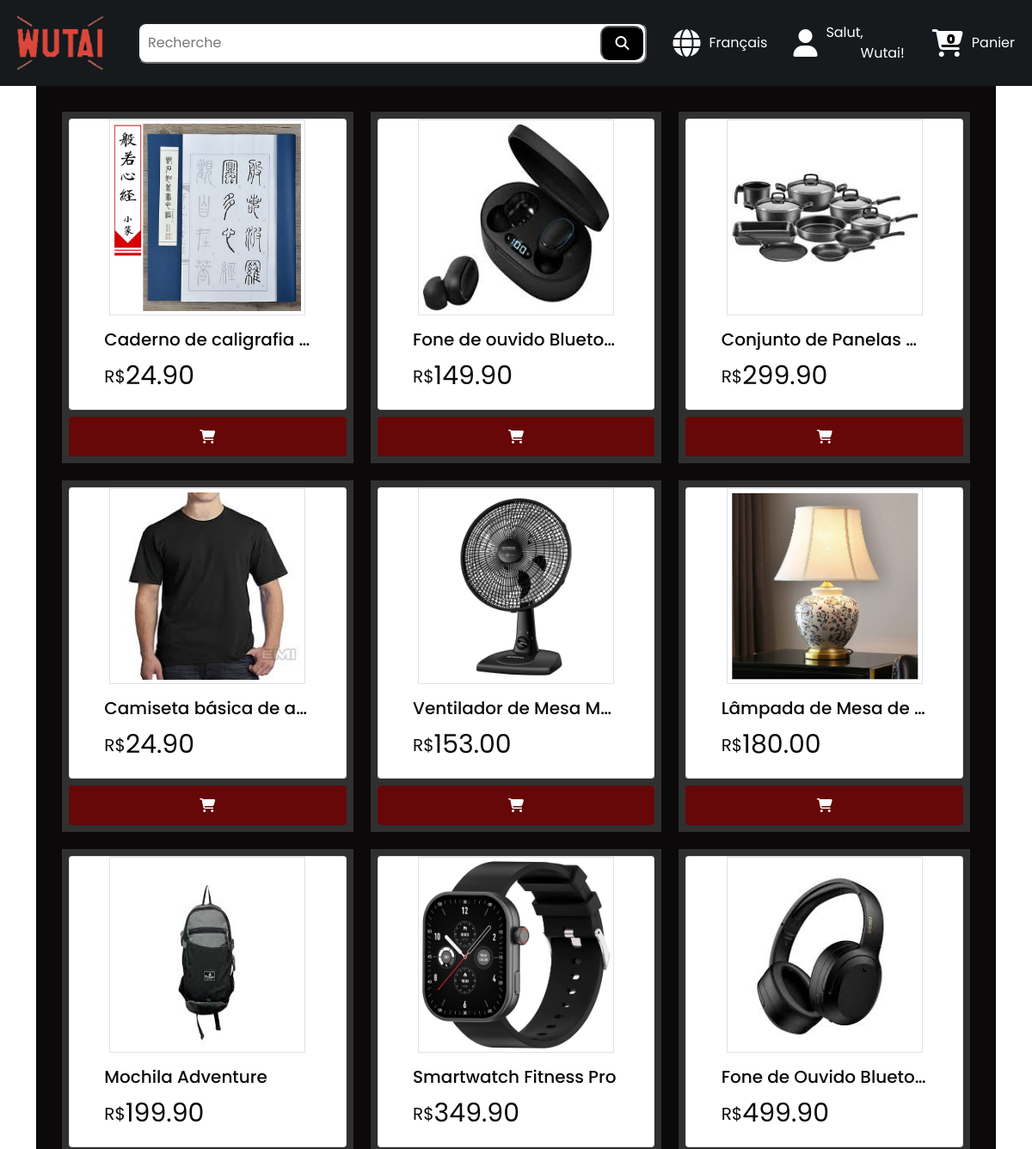
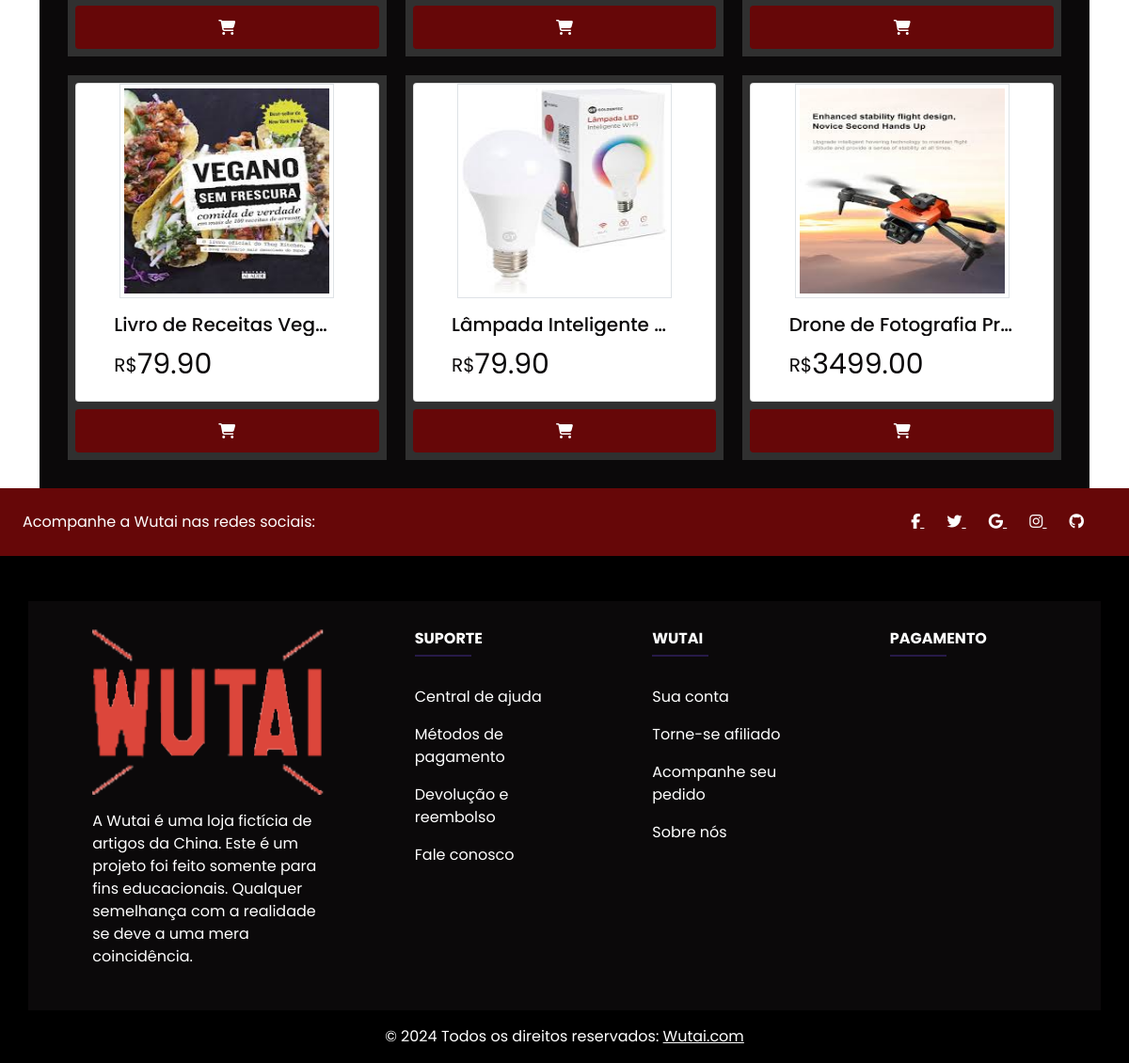
/website/products/searchBar.php (signed in), run on the app's committed database (2 pictures, top to bottom).
### tables this page shows
CREATE TABLE IF NOT EXISTS `product` (
  `idProduct` bigint NOT NULL AUTO_INCREMENT,
  `productName` varchar(100) NOT NULL,
  `category` varchar(60) NOT NULL,
  `quantity` int NOT NULL,
  `productDescription` varchar(1000) NOT NULL,
  `productImage` varchar(255) NOT NULL,
  `price` decimal(10,2) NOT NULL,
  `deliver` varchar(60) NOT NULL,
  `idSeller` bigint DEFAULT NULL,
  PRIMARY KEY (`idProduct`),
  KEY `fkIdSeller` (`idSeller`)
);

### website/products/searchBar.php (the view, shortened to what this page needs)
<?php
extract($_POST);
?>
<!DOCTYPE html>
<html lang="pt-BR">
<head>
    <link rel="stylesheet" href="/php_programs/Wutai/Wutai/styles/header.css">
    <link rel="stylesheet" href="/php_programs/Wutai/Wutai/styles/products.css">
    <link rel="stylesheet" href="/php_programs/Wutai/Wutai/styles/footer.css">
    <link href="https://cdn.jsdelivr.net/npm/bootstrap@5.0.2/dist/css/bootstrap.min.css" rel="stylesheet"
>
</head>
<body>
    <?php
    include ('../header/header.php');
    ?>
    <section class="container text-center">
        <div class="row gx-0 container__grid">
            <?php
            $product = mysqli_query($conn, "SELECT * FROM `product` WHERE `productName` LIKE '%$searchInput%'");
            while ($usuario = mysqli_fetch_assoc($product)) {
                echo
                    '
                <div class="col">
                <a href="products/products_page.php?productId=' . $usuario['idProduct'] . '">
                <div class="card">
                <img src="/php_programs/Wutai/Wutai/website/seller/productCRUD/' . $usuario['productImage'] . '" alt="" class="img-thumbnail rounded-0" class="card-img-top" style="width: 19vw; height: 19vw;" alt="...">
                <div class="card-body">
                <h5 class="card-title">' . $usuario['productName'] . '</h5>
                <div class="price">
                <span style="font-size: 20px;">R$</span>
                <span style="font-size: 30px;">' . $usuario['price'] . '</span>
                <span style="font-size: 20px;"></span>
                <span style="font-size: 20px;"></span>
                </div>
                </div>
                </div>
                </a>
                <div class="add__to__cart">
                <a href="/php_programs/Wutai/Wutai/website/user/cart/addProductCart.act.php?productId=' . $usuario['idProduct'] . '"><i class="fa-solid fa-cart-shopping"></i></a>
                </div>
                </div>
                ';
            }
            ?>
        </div>
    </section>
    <?php
    include ('../footer/footer.php');
    ?>
</body>
</html>

### styles/header.css (style rules this page uses)
* { margin: 0; padding: 0; box-sizing: border-box; font-family: "Poppins", sans-serif; }

### styles/products.css (style rules this page uses)
* { margin: 0; padding: 0; box-sizing: border-box; font-family: "Poppins", sans-serif; }
.row { padding: 30px; background-color: #0B090A; color: #FFFFFF; grid-gap: 20px; --bs-gutter-x: 0; }
.row .col { background-color: #303030; }
.row a { position: relative; text-decoration: none; }
.card-title { width: 240px; color: #0B090A; white-space: nowrap; text-overflow: ellipsis; overflow: hidden; text-align: left; }
.price { display: flex; align-items: center; color: #0B090A; }
.card { margin: 0.5em; border: solid 1px rgba(204, 204, 204, 0.5803921569); align-items: center; }
.add__to__cart { margin: 0.5em; }
.add__to__cart i { width: 100%; background-color: #660708; color: #fff; padding: 15px; transition: all 0.3s; border-radius: 0.25rem; }

### styles/footer.css (style rules this page uses)
* { margin: 0; padding: 0; box-sizing: border-box; font-family: "Poppins", sans-serif; }

### data on the page
product: productImage (picture), productName "Caderno de caligrafia…", price "24.90"
product: productImage (picture), productName "Fone de ouvido Blueto…", price "149.90"
product: productImage (picture), productName "Conjunto de Panelas…", price "299.90"
product: productImage (picture), productName "Camiseta básica de a…", price "24.90"
product: productImage (picture), productName "Ventilador de Mesa M…", price "153.00"
product: productImage (picture), productName "Lâmpada de Mesa de…", price "180.00"
product: productImage (picture), productName "Mochila Adventure", price "199.90"
product: productImage (picture), productName "Smartwatch Fitness Pro", price "349.90"
product: productImage (picture), productName "Fone de Ouvido Blueto…", price "499.90"
product: productImage (picture), productName "Livro de Receitas Veg…", price "79.90"
product: productImage (picture), productName "Lâmpada Inteligente…", price "79.90"
product: productImage (picture), productName "Drone de Fotografia Pr…", price "3499.00"

### other printed values
$name "Wutai"
$count[0] "0"
